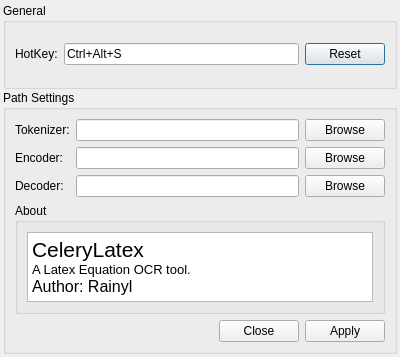
<?xml version="1.0" encoding="UTF-8"?>
<ui version="4.0">
 <class>diaglog_settings</class>
 <widget class="QDialog" name="diaglog_settings">
  <property name="geometry">
   <rect>
    <x>0</x>
    <y>0</y>
    <width>400</width>
    <height>357</height>
   </rect>
  </property>
  <property name="windowTitle">
   <string>Settings</string>
  </property>
  <layout class="QGridLayout" name="gridLayout_3">
   <property name="leftMargin">
    <number>3</number>
   </property>
   <property name="topMargin">
    <number>3</number>
   </property>
   <property name="rightMargin">
    <number>3</number>
   </property>
   <property name="bottomMargin">
    <number>3</number>
   </property>
   <property name="verticalSpacing">
    <number>3</number>
   </property>
   <item row="0" column="0">
    <layout class="QVBoxLayout" name="verticalLayout" stretch="1,3">
     <property name="spacing">
      <number>1</number>
     </property>
     <item>
      <widget class="QGroupBox" name="groupBox_2">
       <property name="title">
        <string>General</string>
       </property>
       <layout class="QGridLayout" name="gridLayout">
        <item row="0" column="0">
         <layout class="QHBoxLayout" name="horizontalLayout">
          <item>
           <widget class="QLabel" name="label_hotkey">
            <property name="text">
             <string>HotKey:</string>
            </property>
           </widget>
          </item>
          <item>
           <widget class="QKeySequenceEdit" name="kseq_screenshot">
            <property name="toolTip">
             <string>Click to change screenshot hotkey</string>
            </property>
            <property name="keySequence">
             <string>Ctrl+Alt+S</string>
            </property>
           </widget>
          </item>
          <item>
           <widget class="QPushButton" name="btn_hotkey_reset">
            <property name="text">
             <string>Reset</string>
            </property>
           </widget>
          </item>
         </layout>
        </item>
       </layout>
      </widget>
     </item>
     <item>
      <widget class="QGroupBox" name="groupBox">
       <property name="title">
        <string>Path Settings</string>
       </property>
       <layout class="QGridLayout" name="gridLayout_2">
        <item row="0" column="0">
         <layout class="QFormLayout" name="formLayout">
          <property name="verticalSpacing">
           <number>6</number>
          </property>
          <item row="0" column="0">
           <widget class="QLabel" name="label">
            <property name="text">
             <string>Tokenizer:</string>
            </property>
           </widget>
          </item>
          <item row="0" column="1">
           <layout class="QHBoxLayout" name="horizontalLayout_2">
            <item>
             <widget class="QLineEdit" name="ledit_tokenizer_path"/>
            </item>
            <item>
             <widget class="QPushButton" name="btn_tokenizer_path">
              <property name="text">
               <string>Browse</string>
              </property>
              <property name="flat">
               <bool>false</bool>
              </property>
             </widget>
            </item>
           </layout>
          </item>
          <item row="1" column="0">
           <widget class="QLabel" name="label_2">
            <property name="text">
             <string>Encoder:</string>
            </property>
           </widget>
          </item>
          <item row="1" column="1">
           <layout class="QHBoxLayout" name="horizontalLayout_3">
            <item>
             <widget class="QLineEdit" name="ledit_encoder_path"/>
            </item>
            <item>
             <widget class="QPushButton" name="btn_encoder_path">
              <property name="text">
               <string>Browse</string>
              </property>
             </widget>
            </item>
           </layout>
          </item>
          <item row="2" column="0">
           <widget class="QLabel" name="label_3">
            <property name="text">
             <string>Decoder:</string>
            </property>
           </widget>
          </item>
          <item row="2" column="1">
           <layout class="QHBoxLayout" name="horizontalLayout_4">
            <item>
             <widget class="QLineEdit" name="ledit_decoder_path"/>
            </item>
            <item>
             <widget class="QPushButton" name="btn_decoder_path">
              <property name="text">
               <string>Browse</string>
              </property>
             </widget>
            </item>
           </layout>
          </item>
         </layout>
        </item>
        <item row="2" column="0">
         <widget class="QDialogButtonBox" name="buttonBox">
          <property name="orientation">
           <enum>Qt::Horizontal</enum>
          </property>
          <property name="standardButtons">
           <set>QDialogButtonBox::Apply|QDialogButtonBox::Close</set>
          </property>
          <property name="centerButtons">
           <bool>false</bool>
          </property>
         </widget>
        </item>
        <item row="1" column="0">
         <widget class="QGroupBox" name="groupBox_3">
          <property name="title">
           <string>About</string>
          </property>
          <layout class="QGridLayout" name="gridLayout_4">
           <item row="0" column="0">
            <widget class="QTextBrowser" name="textBrowser">
             <property name="markdown">
              <string>CeleryLatex

A Latex Equation OCR tool.

Author: Rainyl

</string>
             </property>
             <property name="html">
              <string>&lt;!DOCTYPE HTML PUBLIC &quot;-//W3C//DTD HTML 4.0//EN&quot; &quot;http://www.w3.org/TR/REC-html40/strict.dtd&quot;&gt;
&lt;html&gt;&lt;head&gt;&lt;meta name=&quot;qrichtext&quot; content=&quot;1&quot; /&gt;&lt;meta charset=&quot;utf-8&quot; /&gt;&lt;style type=&quot;text/css&quot;&gt;
p, li { white-space: pre-wrap; }
hr { height: 1px; border-width: 0; }
&lt;/style&gt;&lt;/head&gt;&lt;body style=&quot; font-family:'Microsoft YaHei UI'; font-size:9pt; font-weight:400; font-style:normal;&quot;&gt;
&lt;p align=&quot;justify&quot; style=&quot; margin-top:0px; margin-bottom:0px; margin-left:0px; margin-right:0px; -qt-block-indent:0; text-indent:0px;&quot;&gt;&lt;span style=&quot; font-size:16pt;&quot;&gt;CeleryLatex&lt;/span&gt;&lt;/p&gt;
&lt;p align=&quot;justify&quot; style=&quot; margin-top:0px; margin-bottom:0px; margin-left:0px; margin-right:0px; -qt-block-indent:0; text-indent:0px;&quot;&gt;&lt;span style=&quot; font-size:10pt;&quot;&gt;A Latex Equation OCR tool.&lt;/span&gt;&lt;/p&gt;
&lt;p align=&quot;justify&quot; style=&quot; margin-top:0px; margin-bottom:0px; margin-left:0px; margin-right:0px; -qt-block-indent:0; text-indent:0px;&quot;&gt;&lt;span style=&quot; font-size:12pt;&quot;&gt;Author: Rainyl&lt;/span&gt;&lt;/p&gt;&lt;/body&gt;&lt;/html&gt;</string>
             </property>
            </widget>
           </item>
          </layout>
         </widget>
        </item>
       </layout>
      </widget>
     </item>
    </layout>
   </item>
  </layout>
 </widget>
 <resources/>
 <connections>
  <connection>
   <sender>buttonBox</sender>
   <signal>accepted()</signal>
   <receiver>diaglog_settings</receiver>
   <slot>accept()</slot>
   <hints>
    <hint type="sourcelabel">
     <x>248</x>
     <y>254</y>
    </hint>
    <hint type="destinationlabel">
     <x>157</x>
     <y>274</y>
    </hint>
   </hints>
  </connection>
  <connection>
   <sender>buttonBox</sender>
   <signal>rejected()</signal>
   <receiver>diaglog_settings</receiver>
   <slot>reject()</slot>
   <hints>
    <hint type="sourcelabel">
     <x>316</x>
     <y>260</y>
    </hint>
    <hint type="destinationlabel">
     <x>286</x>
     <y>274</y>
    </hint>
   </hints>
  </connection>
 </connections>
</ui>
